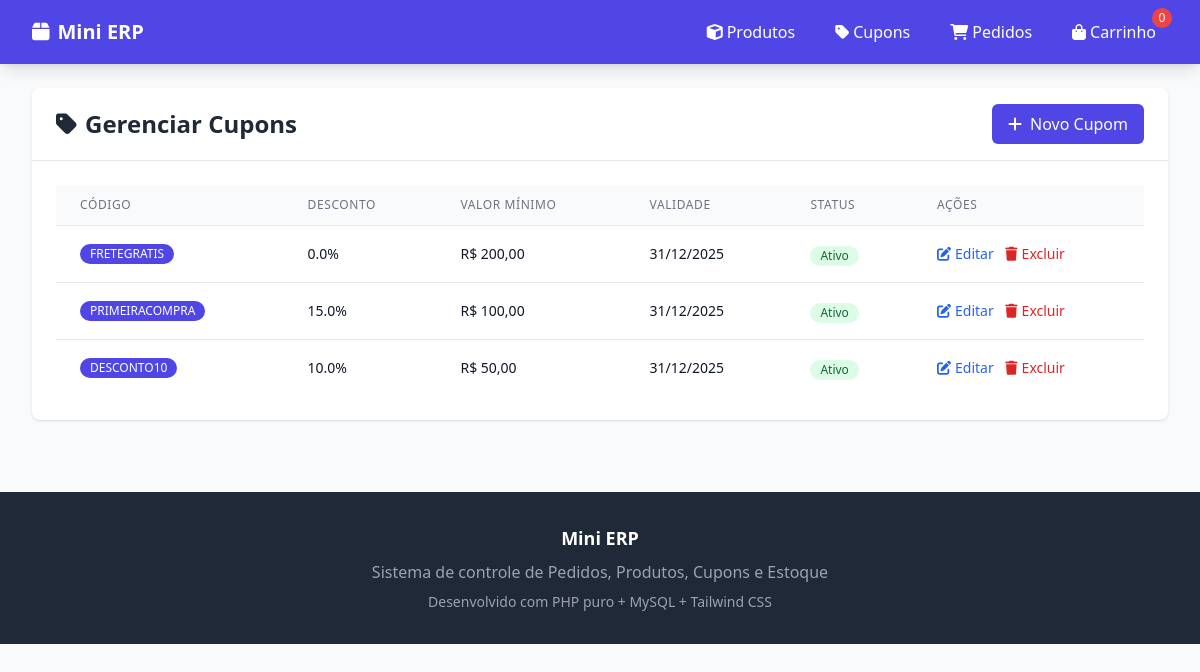
/cupons.php, run on the app's committed database.
### tables this page shows
CREATE TABLE cupons (
    id INT AUTO_INCREMENT PRIMARY KEY,
    codigo VARCHAR(50) NOT NULL UNIQUE,
    desconto_percentual DECIMAL(5,2) NOT NULL,
    validade DATE NOT NULL,
    valor_minimo DECIMAL(10,2) DEFAULT 0,
    ativo BOOLEAN DEFAULT TRUE,
    cupom_codigo VARCHAR(50) NULL,
    created_at TIMESTAMP DEFAULT CURRENT_TIMESTAMP,
    updated_at TIMESTAMP DEFAULT CURRENT_TIMESTAMP ON UPDATE CURRENT_TIMESTAMP
);

### app/controllers/BaseController.php (called while the page is built, shortened)
<?php
abstract class BaseController {
    protected function render($view, $data = []) {
        extract($data);
        include_once 'app/views/layouts/header.php';
        include_once "app/views/{$view}.php";
        include_once 'app/views/layouts/footer.php';
    }
}
?>

### app/controllers/CupomController.php (called while the page is built, shortened)
<?php
require_once 'BaseController.php';
class CupomController extends BaseController {
    private $cupomModel;
    public function __construct() {
        $this->cupomModel = new Cupom();
    }
    public function index() {
        $cupons = $this->cupomModel->findAll();
        $this->render('cupons/index', [
            'cupons' => $cupons,
            'flash' => $this->getFlash()
        ]);
    }
}
?>

### app/models/BaseModel.php (called while the page is built, shortened)
<?php
require_once 'config/database.php';
abstract class BaseModel {
    protected $db;
    protected $table;
    public function __construct() {
        $database = new Database();
        $this->db = $database->connect();
    }
    public function findAll() {
        $stmt = $this->db->prepare("SELECT * FROM {$this->table} ORDER BY id DESC");
        $stmt->execute();
        return $stmt->fetchAll();
    }
}
?>

### config/database.php (called while the page is built, shortened)
<?php
class Database {
    private $host = 'localhost';
    private $dbname = 'mini_erp';
    private $username = 'root';
    private $password = '';
    public function connect() {
        $this->connection = null;
        try {
            $dsn = "mysql:host=" . $this->host . ";dbname=" . $this->dbname . ";charset=utf8mb4";
            $this->connection = new PDO($dsn, $this->username, $this->password);
            $this->connection->setAttribute(PDO::ATTR_ERRMODE, PDO::ERRMODE_EXCEPTION);
            $this->connection->setAttribute(PDO::ATTR_DEFAULT_FETCH_MODE, PDO::FETCH_ASSOC);
        } catch (PDOException $e) {
            die("Erro na conexão com o banco de dados: " . $e->getMessage());
        }
        return $this->connection;
    }
}
?>

### app/views/cupons/index.php (the view, shortened to what this page needs)
<div class="bg-white shadow rounded-lg">
    <div class="px-6 py-4 border-b border-gray-200">
        <div class="flex justify-between items-center">
            <h1 class="text-2xl font-bold text-gray-800">
                <i class="fas fa-tag mr-2"></i>Gerenciar Cupons
            </h1>
            <a href="cupons.php?action=novo" class="bg-primary hover:bg-blue-700 text-white px-4 py-2 rounded-md transition">
                <i class="fas fa-plus mr-2"></i>Novo Cupom
            </a>
        </div>
    </div>
    <div class="p-6">
        <?php if (empty($cupons)): ?>
            <div class="text-center py-12">
                <i class="fas fa-tags text-gray-400 text-6xl mb-4"></i>
                <h3 class="text-xl text-gray-600 mb-2">Nenhum cupom cadastrado</h3>
                <p class="text-gray-500">Comece criando seu primeiro cupom de desconto!</p>
            </div>
        <?php else: ?>
            <div class="overflow-x-auto">
                <table class="min-w-full divide-y divide-gray-200">
                    <thead class="bg-gray-50">
                        <tr>
                            <th class="px-6 py-3 text-left text-xs font-medium text-gray-500 uppercase tracking-wider">
                                Código
                            </th>
                            <th class="px-6 py-3 text-left text-xs font-medium text-gray-500 uppercase tracking-wider">
                                Desconto
                            </th>
                            <th class="px-6 py-3 text-left text-xs font-medium text-gray-500 uppercase tracking-wider">
                                Valor Mínimo
                            </th>
                            <th class="px-6 py-3 text-left text-xs font-medium text-gray-500 uppercase tracking-wider">
                                Validade
                            </th>
                            <th class="px-6 py-3 text-left text-xs font-medium text-gray-500 uppercase tracking-wider">
                                Status
                            </th>
                            <th class="px-6 py-3 text-left text-xs font-medium text-gray-500 uppercase tracking-wider">
                                Ações
                            </th>
                        </tr>
                    </thead>
                    <tbody class="bg-white divide-y divide-gray-200">
                        <?php foreach ($cupons as $cupom): ?>
                            <?php
                            $hoje = date('Y-m-d');
                            $expirado = $cupom['validade'] < $hoje;
                            $ativo = isset($cupom['ativo']) ? $cupom['ativo'] : 1;
                            ?>
                            <tr class="<?php echo $expirado ? 'bg-red-50' : ''; ?>">
                                <td class="px-6 py-4 whitespace-nowrap">
                                    <div class="flex items-center">
                                        <span class="inline-flex items-center px-2.5 py-0.5 rounded-full text-xs font-medium bg-primary text-white">
                                            <?php echo htmlspecialchars($cupom['codigo']); ?>
                                        </span>
                                    </div>
                                </td>
                                <td class="px-6 py-4 whitespace-nowrap text-sm text-gray-900">
                                    <?php echo number_format($cupom['desconto_percentual'], 1); ?>%
                                </td>
                                <td class="px-6 py-4 whitespace-nowrap text-sm text-gray-900">
                                    R$ <?php echo number_format($cupom['valor_minimo'], 2, ',', '.'); ?>
                                </td>
                                <td class="px-6 py-4 whitespace-nowrap text-sm text-gray-900">
                                    <?php echo date('d/m/Y', strtotime($cupom['validade'])); ?>
                                </td>
                                <td class="px-6 py-4 whitespace-nowrap">
                                    <button onclick="toggleStatus(<?php echo $cupom['id']; ?>, <?php echo $ativo ? 0 : 1; ?>)"
                                            class="inline-flex items-center px-2.5 py-0.5 rounded-full text-xs font-medium <?php echo $ativo ? 'bg-green-100 text-green-800 hover:bg-green-200' : 'bg-red-100 text-red-800 hover:bg-red-200'; ?> cursor-pointer transition">
                                        <?php echo $ativo ? 'Ativo' : 'Inativo'; ?>
                                    </button>
                                </td>
                                <td class="px-6 py-4 whitespace-nowrap text-sm font-medium space-x-2">
                                    <a href="cupons.php?action=editar&id=<?php echo $cupom['id']; ?>"
                                       class="text-blue-600 hover:text-blue-900 transition">
                                        <i class="fas fa-edit mr-1"></i>Editar
                                    </a>
                                    <a href="cupons.php?action=deletar&id=<?php echo $cupom['id']; ?>"
                                       onclick="return confirmDelete('Tem certeza que deseja excluir este cupom?')"
                                       class="text-red-600 hover:text-red-900 transition">
                                        <i class="fas fa-trash mr-1"></i>Excluir
                                    </a>
                                </td>
                            </tr>
                        <?php endforeach; ?>
                    </tbody>
                </table>
            </div>
        <?php endif; ?>
    </div>
</div>

### data on the page
cupons: codigo "FRETEGRATIS", desconto_percentual "0.0", valor_minimo "200,00", validade "31/12/2025", ativo "Ativo"
cupons: codigo "PRIMEIRACOMPRA", desconto_percentual "15.0", valor_minimo "100,00", validade "31/12/2025", ativo "Ativo"
cupons: codigo "DESCONTO10", desconto_percentual "10.0", valor_minimo "50,00", validade "31/12/2025", ativo "Ativo"

### other printed values
Carrinho::contarItens() "0"
